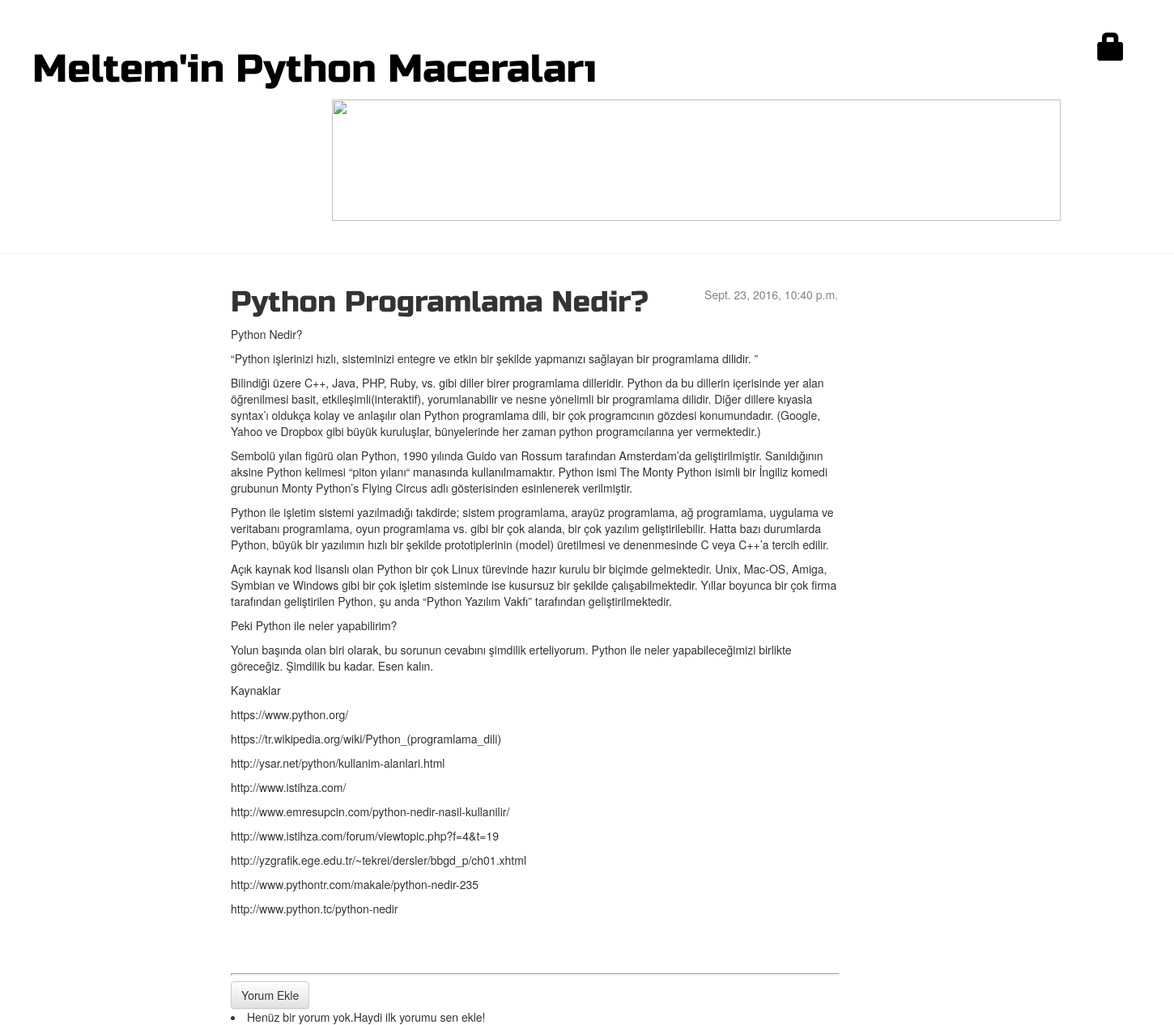
/post/16/, run on the app's committed database.
### blog/models.py (models this page shows, shortened)
class Post(models.Model):
    yazar = models.ForeignKey('auth.User')
    baslik = models.CharField(max_length=200)
    yazi = models.TextField()
    yaratilis_tarihi = models.DateTimeField(
            default=timezone.now)
    yayinlanma_tarihi = models.DateTimeField(
            blank=True, null=True)

### blog/views.py (the view)
# urls.py: url(r'^post/(?P<pk>[0-9]+)/$', views.post_detail, name='post_detail'),
def post_detail(request, pk):
    post = get_object_or_404(Post, pk=pk)
    return render(request, 'blog/post_detail.html', {'post': post})

### blog/templates/blog/post_detail.html (shortened to what this page needs)
{% extends 'blog/base.html' %}
{% block content %}
    <div class="post">
        {% if post.yayinlanma_tarihi %}
            <div class="date">
                {{ post.yayinlanma_tarihi }}
            </div>
        {% else %}
            <a class="btn btn-default" href="{% url 'post_publish' pk=post.pk %}">Yayınla</a>
            <a class="btn btn-default" href="{% url 'post_remove' pk=post.pk %}"><span class="glyphicon glyphicon-remove"></span></a>
        {% endif %}
        <h1>{{ post.baslik }}</h1>
        <p>{{ post.yazi|linebreaks }}</p>
    </div>
    <hr>
    <a class="btn btn-default" href="{% url 'add_comment_to_post' pk=post.pk %}">Yorum Ekle</a>
    {% for comment in post.comments.all %}
        {% if user.is_authenticated or comment.onaylanmis_yorum %}
        <div class="comment">
            <div class="date">
                {{ comment.yaratilis_tarihi }}
                {% if not comment.onaylanmis_yorum %}
                    <a class="btn btn-default" href="{% url 'comment_remove' pk=comment.pk %}"><span class="glyphicon glyphicon-remove"></span></a>
                    <a class="btn btn-default" href="{% url 'comment_approve' pk=comment.pk %}"><span class="glyphicon glyphicon-ok"></span></a>
                {% endif %}
            </div>
            <strong>{{ comment.yazar }}</strong>
            <p>{{ comment.yazi|linebreaks }}</p>
        </div>
        {% endif %}
    {% empty %}
        <li>Henüz bir yorum yok.Haydi ilk yorumu sen ekle!</li>
    {% endfor %}
{% endblock %}

### blog/static/css/blog.css (style rules this page uses)
h1, h2, h3, h4 { font-family: 'Russo One', sans-serif; }
.post h1 { text-decoration:none; }
.date { float: right; color: #828282; }
.post { margin-bottom: 70px; }
hr { display: block; margin-top: 0.5em; margin-bottom: 0.5em; margin-left: auto; margin-right: auto; border-style: inset; border-width: 1px; width: 750px; height: 0.5px; }

### data on the page
Post: yayinlanma_tarihi "Sept. 23, 2016, 10:40 p.m.", baslik "Python Programlama Nedir?", yazi "Python Nedir? “Python işlerinizi hızlı, sisteminizi entegre ve etkin bir şekilde yapmanızı sağlayan bir programlama dilidir. ” Bilindiği üzere C++, Java, PHP, Ruby, vs. gibi diller birer programlama dilleridir. Python da bu dillerin içerisinde yer alan öğrenilmesi basit, etkileşimli(interaktif), yorumlanabilir ve nesne yönelimli bir programlama dilidir. Diğer dillere kıyasla syntax’ı oldukça kolay ve anlaşılır olan Python programlama dili, bir çok programcının gözdesi konumundadır. (Google, Yahoo ve Dropbox gibi büyük kuruluşlar, bünyelerinde her zaman python programcılarına yer vermektedir.) Sembolü yılan figürü olan Python, 1990 yılında Guido van Rossum tarafından Amsterdam’da…"
